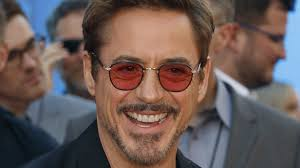
#> input picture Deepfake/Deepfake/elon_musk.jpg, 300 x 168 px, found by its file name
$ python app.py
#> lines starting #> are read from the running program, lines starting #| are printed output that depends on the picture
import cv2
import numpy as np
import mediapipe as mp
import sys
width = 640
height = 480
cap = cv2.VideoCapture(0)
result1=cv2.VideoWriter('filename.avi', cv2.VideoWriter_fourcc(*'MJPG'), 25, (640,480))
cap.set(3, width)
cap.set(4, height)

image = cv2.imread(r"C:\Users\OM USKAIKAR\Downloads\IPCV_Mini_Project\Deepfake\Deepfake\elon_musk.jpg")
#> image is the input picture: shape (168, 300, 3); mean B, G, R 85.7, 89.5, 105.6


mp_drawing = mp.solutions.drawing_utils
mp_drawing_styles = mp.solutions.drawing_styles
mp_face_mesh = mp.solutions.face_mesh


def get_landmark_points(src_image):
    with mp_face_mesh.FaceMesh(
            static_image_mode=True,
            max_num_faces=1,
            refine_landmarks=True,
            min_detection_confidence=0.5) as face_mesh:
        results = face_mesh.process(cv2.cvtColor(src_image, cv2.COLOR_BGR2RGB))
        if not results.multi_face_landmarks:
            return None
        if len(results.multi_face_landmarks) > 1:
            sys.exit("There are too much face landmarks")

        src_face_landmark = results.multi_face_landmarks[0].landmark
        landmark_points = []
        for i in range(468):
            y = int(src_face_landmark[i].y * src_image.shape[0])
            x = int(src_face_landmark[i].x * src_image.shape[1])
            landmark_points.append((x, y))

        return landmark_points


# [90 lines left out: functions extract_index_nparray, get_triangles, triangulation, warp_triangle, add_piece_of_new_face, swap_new_face, not called in this run]


def set_src_image(image):
    global src_image, src_image_gray, src_mask, src_landmark_points, src_np_points, src_convexHull, indexes_triangles
    src_image = image
    src_image_gray = cv2.cvtColor(src_image, cv2.COLOR_BGR2GRAY)
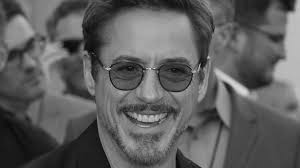
#> src_image_gray: shape (168, 300); min 2, max 224, mean 93.9
    src_mask = np.zeros_like(src_image_gray)

    src_landmark_points = get_landmark_points(src_image)
    src_np_points = np.array(src_landmark_points)
    src_convexHull = cv2.convexHull(src_np_points)
    cv2.fillConvexPoly(src_mask, src_convexHull, 255)

    indexes_triangles = get_triangles(convexhull=src_convexHull,
                                                  landmarks_points=src_landmark_points,
                                                  np_points=src_np_points)


set_src_image(image)
#> (the call stopped at in get_landmark_points, `with mp_face_mesh.FaceMesh( static_image_mode=True, max_num_faces=1, r..`: mediapipe is not available in this run)

while True:
    global src_image, src_image_gray, src_mask, src_landmark_points, src_np_points, src_convexHull, indexes_triangles

    _, dest_image = cap.read()
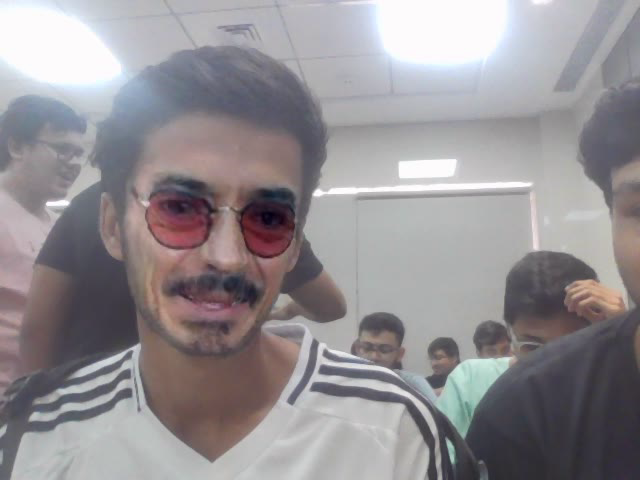
#> input picture frame 7 of filename.avi, 640 x 480 px, given in place of the camera
#> dest_image is the input picture: shape (480, 640, 3); mean B, G, R 147.3, 143.8, 148.2
    dest_image = cv2.resize(dest_image, (width, height))

    dest_image_gray = cv2.cvtColor(dest_image, cv2.COLOR_BGR2GRAY)
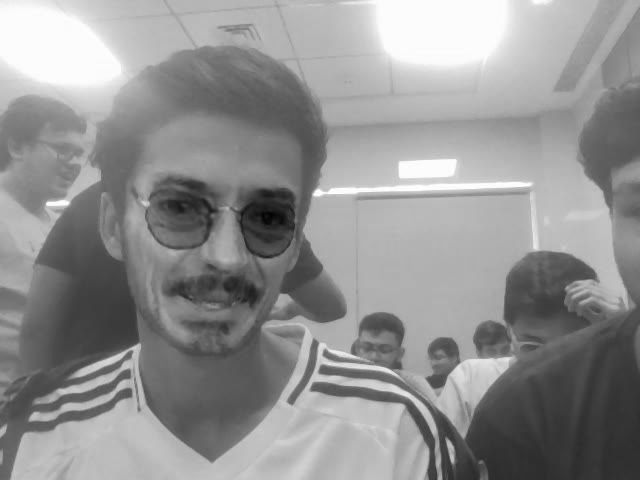
#> dest_image_gray: shape (480, 640); min 3, max 255, mean 145.5
    dest_mask = np.zeros_like(dest_image_gray)

#> (the run stopped early here; a loop or call above may not have finished)
